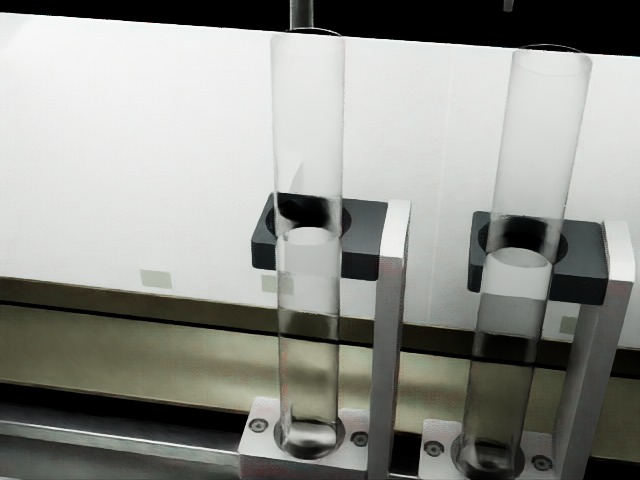
#> input picture dataset2/synthetic_data/samples/live_fill_smoke/vial_fill/images/vial_fill_20261027_120000_000000.jpg, 640 x 480 px
$ python -i live_monitor.py   (imports and definitions only)
#> lines starting #> are read from the running program, lines starting #| are printed output that depends on the picture; after the words box and inside, x2 and y2 are one past the last pixel; in counts of white or black regions, pixels touching at a corner belong together
#!/usr/bin/env python3
"""
live_monitor.py - live carryover monitor for the CSI fluid-mixing station (Dataset 2).

Looks at each vial_fill frame the moment it arrives, tracks each vial through
EMPTY -> FILLING -> LEFT STATION, and fires alerts:

  PREDICT  (before the fill)  next recipe in the queue is very different from the
                              current one -> carryover risk for its first vial
  DETECT   (during the fill)  a color shows up that this recipe cannot make
                              (orange with no T-200, blue with no T-400)
  CONFIRM  (~65 s later)      when the 2nd vial of a recipe finishes, compare the
                              1st vial to it -> carryover confirmed, divert/scrap
                              the 1st vial before capping

Frame sources:
  replay : plays video 5's saved frames in time order, as if they were live
  watch  : watches a folder and processes new .jpg files as a camera saves them

Examples:
  python3 live_monitor.py                        # replay video 5 at 20x speed
  python3 live_monitor.py --speed 1              # replay at real speed
  python3 live_monitor.py --speed 0              # replay as fast as possible
  python3 live_monitor.py --source watch --dir /path/to/camera/folder --queue queue.csv

Every alert is also written to out/events.jsonl (one JSON object per line),
which a web dashboard can read.
"""

import argparse
import csv
import json
import os
import shutil
import tempfile
import time
from collections import deque
from datetime import datetime

import numpy as np
from PIL import Image

try:
    from .frame_watch import (
        StableJpegWatcher,
        safe_reopen_mask,
        snapshot_jpeg_version,
    )
except ImportError:  # Direct execution: python3 live_monitor.py
    from frame_watch import StableJpegWatcher, safe_reopen_mask, snapshot_jpeg_version

BASE = os.environ.get("CARRYOVER_WORKSPACE", os.path.expanduser("~/workspace"))
DATA = f"{BASE}/data/csi-vial-fill-dataset/vial_fill"
OUT = f"{BASE}/out"
LOG = f"{OUT}/events.jsonl"

ROI = (230, 330, 380, 440)   # box around the vial bottom (left, top, right, bottom)
THRESH = 0.015               # colored fraction above this = liquid present
MIN_FILL_FRAMES = 3          # color must stay this many frames in a row to count as a fill
                             # (ignores short flickers like drips or reflections)
UNEXPECTED_MIN_FRAC = 0.03   # need at least this much color before judging its hue
CONFIRM_T = 15               # hue difference (0-255 scale) that counts as carryover
RISK_HIGH, RISK_MED = 0.40, 0.25
MODEL_ROI = (200, 190, 420, 480)
LIVE_FRAME_INTERVAL = 0.10   # publish at most 10 dashboard frames per second

ANSI = {"PREDICT": "\033[93m", "DETECT": "\033[91m", "CONFIRM": "\033[91m",
        "MODEL": "\033[95m",
        "OK": "\033[92m", "INFO": "\033[96m"}
RESET = "\033[0m"


# ---------------------------------------------------------------- helpers
# [8 lines left out: function frame_time, not called in this run]


def measure(path):
    """Colored fraction and median hue inside the ROI of one frame."""
    full = Image.open(path).convert("RGB")
#> full is the input picture: PIL image 640x480 RGB; mean R, G, B 143.1, 144.3, 139
    size = full.size
#> size = (640, 480)
    hsv = np.asarray(full.crop(ROI).convert("HSV")).astype(float)
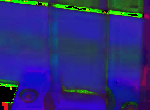
#> hsv: shape (110, 150, 3) float64; mean R, G, B 42.8, 42.5, 125
    h, s, v = hsv[..., 0], hsv[..., 1], hsv[..., 2]
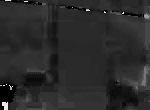
#> h: shape (110, 150) float64; min 0, max 250, mean 42.8
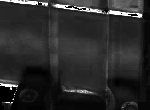
#> s: shape (110, 150) float64; min 0, max 255, mean 42.5
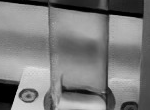
#> v: shape (110, 150) float64; min 0, max 224, mean 125
    colored = (s > 90) & (v > 40)
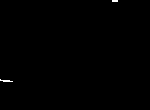
#> colored: shape (110, 150) bool; 0.2% white in thin lines or dots, all inside (x1, y1, x2, y2) = (0, 0, 118, 82)
    frac = float(colored.mean())
#> frac = 0.002
    hue = float(np.median(h[colored])) if colored.any() else float("nan")
#> hue = 29
    return frac, hue, size


# [43 lines left out: functions publish_latest_frame, hue_diff, color_name, not called in this run]


def mix(r):
    """Recipe as fractions [orange T200, blue T400, clear T100]."""
    return np.array([r["t200_ml"], r["t400_ml"], r["t100_ml"]], float) / float(r["total_ml"])


def change_score(a, b):
    """0 = same mix, 1 = completely different mix."""
    return 0.5 * float(np.abs(mix(a) - mix(b)).sum())


# [329 lines left out: functions emit, load_queue, replay_source, watch_source, run, main, not called in this run]


# [2 lines not run here, left out]

>>> result = measure('../synthetic_data/samples/live_fill_smoke/vial_fill/images/vial_fill_20261027_120000_000000.jpg')
#> result = (0.002, 29, (640, 480))
